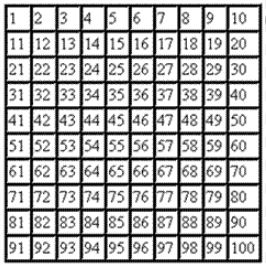
#> input picture Computer Vision/Images/grid.jpg, 266 x 265 px, found by its file name
$ python 'Sobel Gradient.py'
#> lines starting #> are read from the running program, lines starting #| are printed output that depends on the picture
import cv2
import numpy as np

#Reading image from the Images folder
img = cv2.imread('.\Images\grid.jpg')
#> img is the input picture: shape (265, 266, 3); min 0, max 255, mean 178.6

#Configuring settings for applying Sobel gradient
ksize = 3
ddepth = -1

#Applying sobel gradient on the image
x_sobel = cv2.Sobel(img, ddepth, dx=1, dy=0, ksize=ksize)
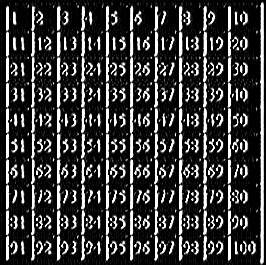
#> x_sobel: shape (265, 266, 3); min 0, max 255, mean 57.2
y_sobel = cv2.Sobel(img, ddepth, dx=0, dy=1, ksize=ksize)
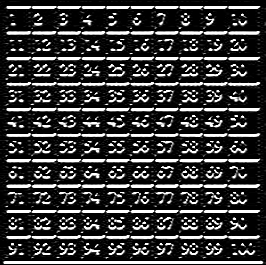
#> y_sobel: shape (265, 266, 3); min 0, max 255, mean 57.2

#Displaying images on the screen
cv2.imshow('Original Image', img)
cv2.imshow('Horizontal Sobel Gradient', x_sobel)
cv2.imshow('Vertical Sobel Gradient', y_sobel)

cv2.waitKey(0)
cv2.destroyAllWindows()
